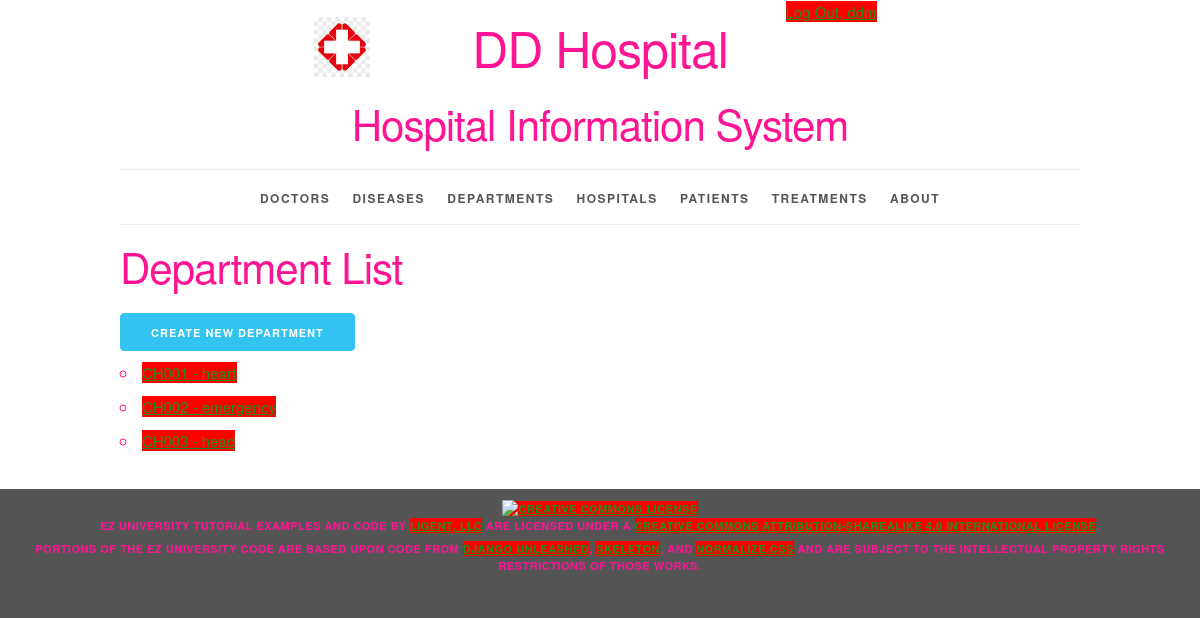
The app's page /department/ (signed in) with its own data.
### sysinfo/models.py (models this page shows, shortened)
class Department(models.Model):
    department_id = models.AutoField(primary_key=True)
    department_number = models.CharField(max_length=20)
    department_name = models.CharField(max_length=255)
    def __str__(self):
        return f'{self.department_number} - {self.department_name}'
    def get_absolute_url(self):
        return reverse('sysinfo_department_detail_urlpattern',
                       kwargs={'pk': self.pk}
                       )
    class Meta:
        ordering = ['department_number', 'department_name']
        constraints = [
            UniqueConstraint(fields=['department_number', 'department_name'], name='unique_department')
        ]

### sysinfo/views.py (the view)
class DepartmentList(LoginRequiredMixin, PermissionRequiredMixin, ListView):
    model = Department
    permission_required = 'sysinfo.view_department'

### sysinfo/templates/sysinfo/department_list.html (shortened to what this page needs)
{% extends 'sysinfo/base.html' %}
{% block content %}
    <h2>Department List</h2>
    <div>
        <a href="{% url 'sysinfo_department_create_urlpattern' %}"
            class="button button-primary">
            Create New Department</a>
    </div>
    <ul>
        {% for department in department_list %}
            <li>
                <a href="{{ department.get_absolute_url }}">{{ department }}</a>
            </li>
        {% empty %}
            <li><em>There are currently no departments available.</em></li>
        {% endfor %}
    </ul>
{% endblock %}

### sysinfo/templates/sysinfo/base.html (shortened to what this page needs)
{% load static %}
<!DOCTYPE html>
<html lang="en">
<head>
    <link rel="stylesheet" type="text/css"
          href="{% static 'sysinfo/normalize.css' %}">
    <link rel="stylesheet" type="text/css"
          href="{% static 'sysinfo/skeleton.css' %}">
    <link rel="stylesheet" type="text/css"
          href="{% static 'sysinfo/style.css' %}">
</head>
<body>
<div class="container">
    <div class="status row">
        <div class="offset-by-eight four columns">
            <ul class="inline">
                {% if user.is_authenticated %}
                    <li><a href="{% url 'logout_urlpattern' %}">
                        Log Out, {{ user.get_username }}</a></li>
                {% else %}
                    <li><a href="{% url 'login_urlpattern' %}">
                        Log In</a></li>
                {% endif %}
            </ul>
        </div>
    </div>
    <header class="row">
        <div class="offset-by-one ten columns">
            <h1 class="logo">DD Hospital</h1>
            <h2>Hospital Information System</h2>
        </div>
    </header>
    <nav>
        <ul>
            {% if perms.sysinfo.view_doctor %}
                <li>
                    <a href="{% url 'sysinfo_doctor_list_urlpattern' %}">
                        Doctors</a></li>
            {% endif %}
            {% if perms.sysinfo.view_disease %}
                <li>
                    <a href="{% url 'sysinfo_disease_list_urlpattern' %}">
                        Diseases</a></li>
            {% endif %}
            {% if perms.sysinfo.view_department %}
                <li>
                    <a href="{% url 'sysinfo_department_list_urlpattern' %}">
                        Departments</a></li>
            {% endif %}
            {% if perms.sysinfo.view_hospital %}
                <li>
                    <a href="{% url 'sysinfo_hospital_list_urlpattern' %}">
                        Hospitals</a></li>
            {% endif %}
            {% if perms.sysinfo.view_patient %}
                <li>
                    <a href="{% url 'sysinfo_patient_list_urlpattern' %}">
                        Patients</a></li>
            {% endif %}
            {% if perms.sysinfo.view_treatment %}
                <li>
                    <a href="{% url 'sysinfo_treatment_list_urlpattern' %}">
                        Treatments</a></li>
            {% endif %}
            <li>
                <a href="{% url 'about_urlpattern' %}">
                    About</a></li>
        </ul>
    </nav>
    <main>
        {% block content %}{% endblock %}
    </main>
</div>
<footer>
    <p>
        <a rel="license" href="http://creativecommons.org/licenses/by-sa/4.0/">
            <img alt="Creative Commons License" style="border-width:0"
                 src="https://i.creativecommons.org/l/by-sa/4.0/88x31.png"/>
        </a><br/><span property="dct:title">EZ University Tutorial Examples and Code</span>
        by
        <a href="https://www.ligent.net" property="cc:attributionName"
           rel="cc:attributionURL">Ligent, LLC</a> are licensed under a
        <a rel="license" href="http://creativecommons.org/licenses/by-sa/4.0/">Creative Commons Attribution-ShareAlike
            4.0 International License</a>.
    </p>
    <p>Portions of the EZ University code are based upon code from
        <a href="https://django-unleashed.com">Django Unleashed</a>,
        <a href="http://getskeleton.com/">Skeleton</a>, and
        <a href="https://necolas.github.io/normalize.css/">Normalize.css</a> and
        are subject to the intellectual property rights restrictions of those works.
    </p>
</footer>
</body>
</html>

### sysinfo/static/sysinfo/skeleton.css (style rules this page uses)
.container { position: relative; width: 100%; max-width: 960px; margin: 0 auto; padding: 0 20px; box-sizing: border-box; }
.column, .columns { width: 100%; float: left; box-sizing: border-box; }
@media (min-width: 400px) { .container { width: 85%; padding: 0; } }
@media (min-width: 550px) { .container { width: 80%; } }
@media (min-width: 550px) { .column, .columns { margin-left: 4%; } }
@media (min-width: 550px) { .column:first-child, .columns:first-child { margin-left: 0; } }
@media (min-width: 550px) { .four.columns { width: 30.6666666667%; } }
@media (min-width: 550px) { .ten.columns { width: 82.6666666667%; } }
@media (min-width: 550px) { .offset-by-one.column, .offset-by-one.columns { margin-left: 8.66666666667%; } }
@media (min-width: 550px) { .offset-by-eight.column, .offset-by-eight.columns { margin-left: 69.3333333333%; } }
html { font-size: 62.5%; }
body { font-size: 1.5em; line-height: 1.6; font-weight: 400; font-family: "Raleway", "HelveticaNeue", "Helvetica Neue", Helvetica, Arial, sans-serif; color: #FF1493; }
h1, h2, h3, h4, h5, h6 { margin-top: 0; margin-bottom: 2rem; font-weight: 300; }
h1 { font-size: 4.0rem; line-height: 1.2; letter-spacing: -.1rem; }
h2 { font-size: 3.6rem; line-height: 1.25; letter-spacing: -.1rem; }
@media (min-width: 550px) { h1 { font-size: 5.0rem; } }
@media (min-width: 550px) { h2 { font-size: 4.2rem; } }
p { margin-top: 0; }
a { color: #228B22; }
.button, button, input[type="submit"], input[type="reset"], input[type="button"] { display: inline-block; height: 38px; padding: 0 30px; color: #555; text-align: center; font-size: 11px; font-weight: 600; line-height: 38px; letter-spacing: .1rem; text-transform: uppercase; text-decoration: none; white-space: nowrap; background-color: #BDB76B; border-radius: 4px; border: 1px solid #bbb; cursor: pointer; box-sizing: border-box; }
.button.button-primary, button.button-primary, input[type="submit"].button-primary, input[type="reset"].button-primary, input[type="button"].button-primary { color: #FFF; background-color: #33C3F0; border-color: #33C3F0; }
ul { list-style: circle inside; }
ol, ul { padding-left: 0; margin-top: 0; }
li { margin-bottom: 1rem; }
button, .button { margin-bottom: 1rem; }
pre, blockquote, dl, figure, table, p, ul, ol, form { margin-bottom: 2.5rem; }
.container:after, .row:after, .u-cf { content: ""; display: table; clear: both; }

### sysinfo/static/sysinfo/style.css (style rules this page uses)
html { height: 100%; background-color: #555; }
body { background-color: white; }
body>div>header { text-align: center;; }
header h1 { display: inline-block; font-weight: normal; font-style: normal; width: 100%; margin-top: 0; padding-top: 0; }
.logo { padding-top: 50px; background-image: url("/static/sysinfo/logo.png"); background-size: 50px; background-repeat: no-repeat; background-position: top; }
@media (min-width: 750px) { .logo { padding-top: 0; background-size: contain; background-position: 0% 0%; } }
@media (min-width: 1000px) { .logo { background-position: 10% 0%; } }
@media (min-width: 1200px) { .logo { background-position: 15% 0%; } }
nav { border-top: 1px solid #eee; width: 100%; border-bottom: 1px solid #eee; margin: 0 0 1em; padding: 0; }
nav ul { margin: 0; padding: 1em 0; list-style-type: none; text-align: center; }
nav ul li { display: inline; padding: 0; margin: 0 0.25em; font-weight: 600; text-transform: uppercase; text-align: center; font-size: 1rem; letter-spacing: .10rem; }
@media (min-width: 400px) { nav ul li { letter-spacing: .15rem; font-size: 1.2rem; margin: 0 0.5em; } }
@media (min-width: 550px) { nav ul li { margin: 0 0.75em; } }
nav ul li a { color: #555; text-decoration: none; background-color: transparent; cursor: pointer; }
.inline { list-style-type: none; padding: 0; margin: 0 0 -0.5em; }
.inline li { display: inline; }
body>footer { width: 100%; background-color: #555; font-size: 1.1rem; letter-spacing: .05rem; font-weight: 600; text-transform: uppercase; text-align: center; padding: 1em 0; margin: 1em 0; }
body>footer p { margin-bottom: 0.5rem; }

### records on screen
Department: department_number+department_name "CH001 - heart"
Department: department_number+department_name "CH002 - emergency"
Department: department_number+department_name "CH003 - head"

### other values on screen
{{ user.get_username }} "ddm"
